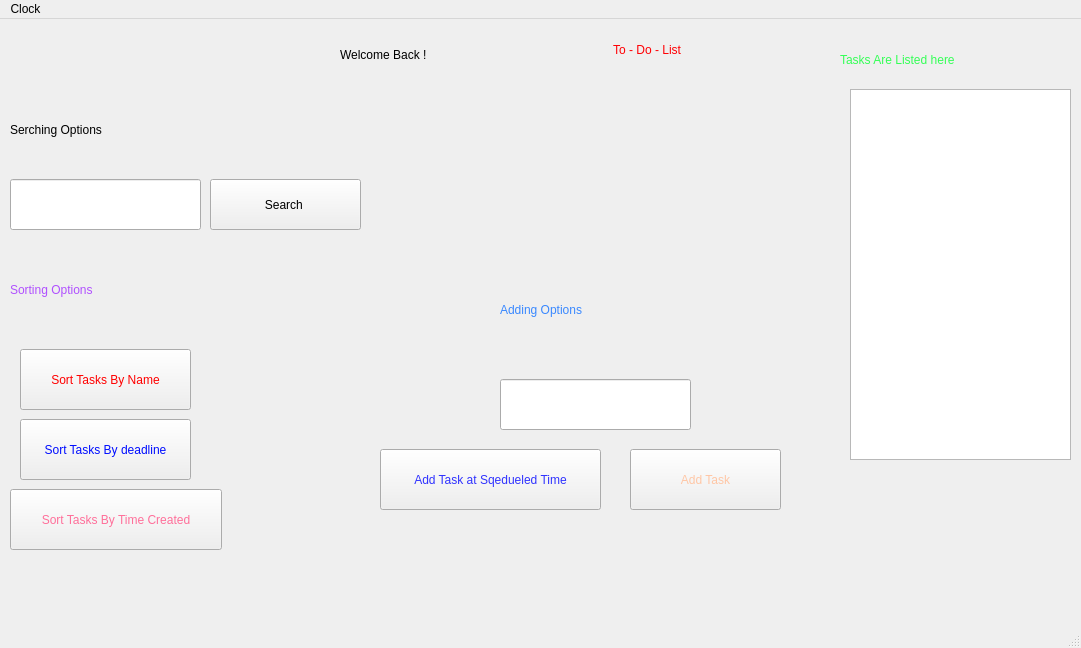
<?xml version="1.0" encoding="UTF-8"?>
<ui version="4.0">
 <class>MainWindow</class>
 <widget class="QMainWindow" name="MainWindow">
  <property name="geometry">
   <rect>
    <x>0</x>
    <y>0</y>
    <width>1081</width>
    <height>648</height>
   </rect>
  </property>
  <property name="windowTitle">
   <string>MainWindow</string>
  </property>
  <property name="styleSheet">
   <string notr="true"/>
  </property>
  <widget class="QWidget" name="centralwidget">
   <widget class="QLabel" name="label">
    <property name="geometry">
     <rect>
      <x>340</x>
      <y>0</y>
      <width>261</width>
      <height>71</height>
     </rect>
    </property>
    <property name="styleSheet">
     <string notr="true">font: 700 22pt &quot;Segoe Script&quot;;</string>
    </property>
    <property name="text">
     <string>Welcome Back !</string>
    </property>
   </widget>
   <widget class="QPushButton" name="Sort_by_name">
    <property name="geometry">
     <rect>
      <x>20</x>
      <y>330</y>
      <width>171</width>
      <height>61</height>
     </rect>
    </property>
    <property name="styleSheet">
     <string notr="true">color: rgb(249, 178, 255);
color: rgb(255, 0, 0);
font: 700 12pt &quot;Segoe UI&quot;;</string>
    </property>
    <property name="text">
     <string>Sort Tasks By Name</string>
    </property>
   </widget>
   <widget class="QPushButton" name="sort_by_dead_line">
    <property name="geometry">
     <rect>
      <x>20</x>
      <y>400</y>
      <width>171</width>
      <height>61</height>
     </rect>
    </property>
    <property name="styleSheet">
     <string notr="true">font: 700 12pt &quot;Segoe UI&quot;;
color: rgb(0, 13, 255);
</string>
    </property>
    <property name="text">
     <string>Sort Tasks By deadline</string>
    </property>
   </widget>
   <widget class="QPushButton" name="Sort_by_time_created">
    <property name="geometry">
     <rect>
      <x>10</x>
      <y>470</y>
      <width>212</width>
      <height>61</height>
     </rect>
    </property>
    <property name="styleSheet">
     <string notr="true">color: rgb(255, 111, 154);
font: 700 12pt &quot;Segoe UI&quot;;</string>
    </property>
    <property name="text">
     <string>Sort Tasks By Time Created</string>
    </property>
   </widget>
   <widget class="QLabel" name="label_3">
    <property name="geometry">
     <rect>
      <x>610</x>
      <y>-20</y>
      <width>261</width>
      <height>101</height>
     </rect>
    </property>
    <property name="styleSheet">
     <string notr="true">font: 700 22pt &quot;Script MT Bold&quot;;


color: rgb(255, 0, 4);
</string>
    </property>
    <property name="text">
     <string> To - Do - List</string>
    </property>
   </widget>
   <widget class="QListWidget" name="listWidget">
    <property name="geometry">
     <rect>
      <x>850</x>
      <y>70</y>
      <width>221</width>
      <height>371</height>
     </rect>
    </property>
   </widget>
   <widget class="QLabel" name="label_5">
    <property name="geometry">
     <rect>
      <x>500</x>
      <y>240</y>
      <width>201</width>
      <height>101</height>
     </rect>
    </property>
    <property name="styleSheet">
     <string notr="true">font: 20pt &quot;Segoe UI Bold&quot;;
color: rgb(57, 136, 255);</string>
    </property>
    <property name="text">
     <string>Adding Options</string>
    </property>
   </widget>
   <widget class="QPushButton" name="Add_Task">
    <property name="geometry">
     <rect>
      <x>630</x>
      <y>430</y>
      <width>151</width>
      <height>61</height>
     </rect>
    </property>
    <property name="styleSheet">
     <string notr="true">color: rgb(255, 198, 165);
font: 700 12pt &quot;Segoe UI Bold&quot;;</string>
    </property>
    <property name="text">
     <string>Add Task</string>
    </property>
   </widget>
   <widget class="QPushButton" name="Add_Task_Schedueled">
    <property name="geometry">
     <rect>
      <x>380</x>
      <y>430</y>
      <width>221</width>
      <height>61</height>
     </rect>
    </property>
    <property name="styleSheet">
     <string notr="true">color: rgb(47, 50, 255);
font: 700 12pt &quot;Segoe UI&quot;;</string>
    </property>
    <property name="text">
     <string>Add Task at Sqedueled Time</string>
    </property>
   </widget>
   <widget class="QLabel" name="label_6">
    <property name="geometry">
     <rect>
      <x>840</x>
      <y>-10</y>
      <width>311</width>
      <height>101</height>
     </rect>
    </property>
    <property name="styleSheet">
     <string notr="true">font: 700 18pt &quot;Segoe UI&quot;;
color: rgb(52, 255, 86);</string>
    </property>
    <property name="text">
     <string>Tasks Are Listed here</string>
    </property>
   </widget>
   <widget class="QLineEdit" name="User_Input">
    <property name="geometry">
     <rect>
      <x>500</x>
      <y>360</y>
      <width>191</width>
      <height>51</height>
     </rect>
    </property>
    <property name="styleSheet">
     <string notr="true">color: rgb(0, 255, 162);</string>
    </property>
   </widget>
   <widget class="QLabel" name="label_7">
    <property name="geometry">
     <rect>
      <x>10</x>
      <y>220</y>
      <width>201</width>
      <height>101</height>
     </rect>
    </property>
    <property name="styleSheet">
     <string notr="true">font: 20pt &quot;Segoe UI Bold&quot;;
color: rgb(176, 80, 255)</string>
    </property>
    <property name="text">
     <string>Sorting Options</string>
    </property>
   </widget>
   <widget class="QLabel" name="label_8">
    <property name="geometry">
     <rect>
      <x>10</x>
      <y>60</y>
      <width>251</width>
      <height>101</height>
     </rect>
    </property>
    <property name="styleSheet">
     <string notr="true">font: 20pt &quot;Segoe UI Bold&quot;;
font: 700 20pt &quot;Segoe UI&quot;;
</string>
    </property>
    <property name="text">
     <string>Serching Options</string>
    </property>
   </widget>
   <widget class="QLineEdit" name="User_Input_2">
    <property name="geometry">
     <rect>
      <x>10</x>
      <y>160</y>
      <width>191</width>
      <height>51</height>
     </rect>
    </property>
    <property name="styleSheet">
     <string notr="true">color: rgb(180, 243, 255);
border-color: rgb(243, 255, 17);</string>
    </property>
   </widget>
   <widget class="QPushButton" name="Add_Task_2">
    <property name="geometry">
     <rect>
      <x>210</x>
      <y>160</y>
      <width>151</width>
      <height>51</height>
     </rect>
    </property>
    <property name="text">
     <string>Search </string>
    </property>
   </widget>
  </widget>
  <widget class="QMenuBar" name="menubar">
   <property name="geometry">
    <rect>
     <x>0</x>
     <y>0</y>
     <width>1081</width>
     <height>21</height>
    </rect>
   </property>
   <widget class="QMenu" name="menuClock">
    <property name="title">
     <string>Clock</string>
    </property>
    <addaction name="separator"/>
    <addaction name="separator"/>
   </widget>
   <addaction name="menuClock"/>
  </widget>
  <widget class="QStatusBar" name="statusbar"/>
 </widget>
 <resources/>
 <connections/>
</ui>
